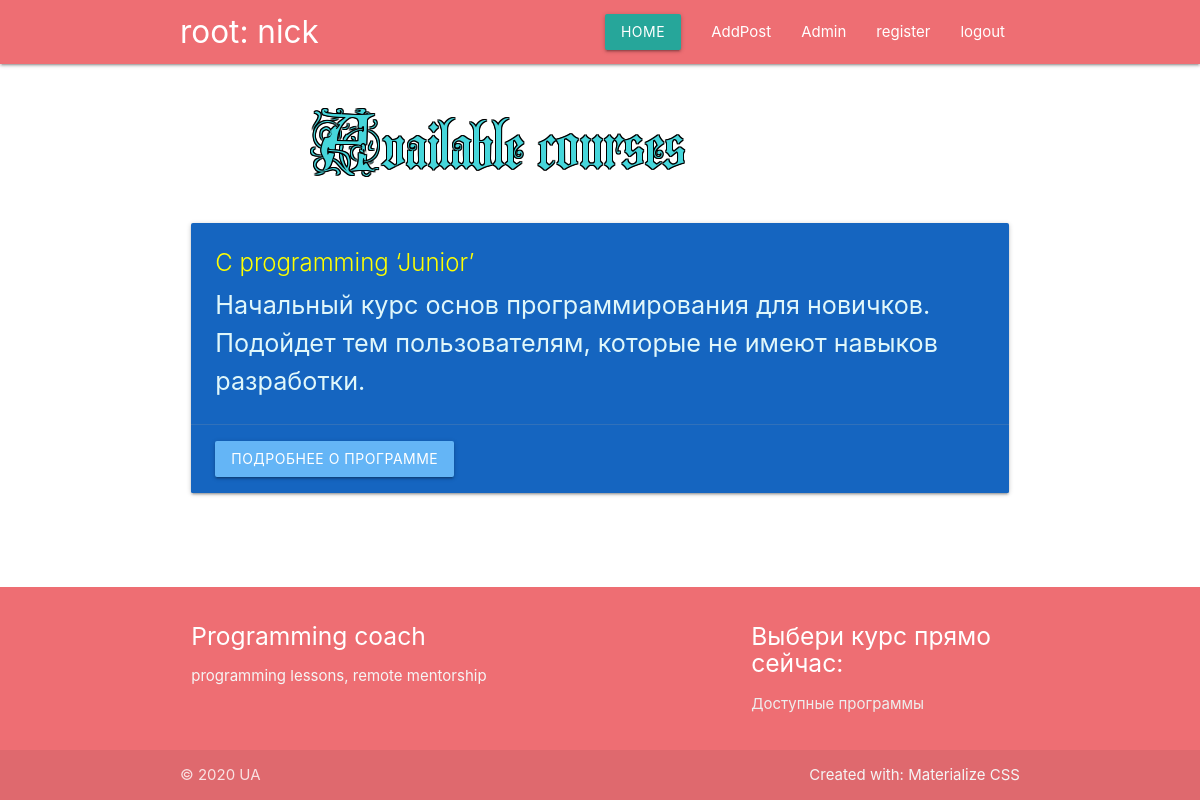
/blog (signed in), run on the app's committed database.
### landing/models.py (models this page shows, shortened)
class User (db.Model, UserMixin):
    id = db.Column(db.Integer, primary_key=True)
    login = db.Column(db.String(128), nullable=False, unique=True)
    password = db.Column(db.String(255), nullable=False)

class Tag(db.Model):
    id = db.Column(db.Integer, primary_key=True)
    text = db.Column(db.String(32), nullable=False)
    message_id = db.Column(db.Integer, db.ForeignKey('message.id'), nullable=False)
    message = db.relationship('Message', backref=db.backref('tags', lazy=True))

class Message(db.Model):
    id = db.Column(db.Integer, primary_key=True)
    text = db.Column(db.String(1024), nullable=False)
    details = db.Column(db.String(1024), nullable=False)

### landing/routes.py (the view)
@app.route('/blog', methods=['GET'])
def blog():
    try:
        uname = current_user.login
    except:
        uname = False
    return render_template('blog.html', messages=list(reversed(Message.query.all())), curusr=uname)

### landing/models.py (called while the page is built)
@manager.user_loader
def load_user(user_id):
    return User.query.get(user_id)

### landing/routes.py (called while the page is built)
@app.after_request
def redirect_to_signin(response):
    if response.status_code == 401:
        return redirect(url_for('login_page') + '?next=' + request.url)
    return response

### landing/templates/blog.html (shortened to what this page needs)
{% extends "index.html" %}
{% block blog %}
<div class="container">
    <div class="container">
        <h1><img class="responsive-img" src="{{ url_for('static', filename='images/AvailableCourses.png')}}"></h1>
    </div>
    {% for message in messages %}
    <div class="row" id="{{ message.id }}">
        <div class="col s12 m12 l12">
          <div class="card blue darken-3">
            <div class="card-content white-text">
                {% for tag in message.tags %}
              <span class="card-title yellow-text text-accent-2">{{ tag.text }}</span>
                {% endfor %}
              <p class="flow-text cyan-text text-lighten-5">{{ message.text }}</p>
            </div>
            <div class="card-action">
                <a class="waves-effect waves-light btn blue lighten-2" href="{{ url_for('view_post', id=message.id-1) }}">Подробнее о программе</a>
            </div>
          </div>
        </div>
    </div>
    {% endfor %}
</div>
{% endblock %}

### landing/templates/index.html (shortened to what this page needs)
<!DOCTYPE html>
<html lang="en">
<head>
    <link rel="stylesheet" href="https://cdnjs.cloudflare.com/ajax/libs/materialize/1.0.0/css/materialize.min.css">
    <link rel="stylesheet" href="{{ url_for('static', filename='css/styles.css') }}">
</head>
<body>
<header>
    <nav class="sidenav-trigger">
        <div class="nav-wrapper">
            <div class="container">
                {% if curusr %}
                    <a href="/" class="brand-logo">root: {{ curusr }}</a>
                {% else %}
                    <a href="{{ url_for('home') }}" class="brand-logo"><img style="margin-top: 5%;" src="{{ url_for('static', filename='images/logoQA.png')}}"></a>
                {% endif %}
            </div>
            <div class="container">
                <ul class="right hide-on-med-and-down">
                    {% if messages %}
                    <li><a class="waves-effect waves-light btn" href="{{ url_for('home') }}">Home</a></li>
                    {% else %}
                    <li><a class="waves-effect waves-light btn" href="{{ url_for('blog') }}">Courses</a></li>
                    {% endif %}
                    {% if curusr %}
                    <li><a href="{{ url_for('main') }}">AddPost</a></li>
                    <li><a href="/admin">Admin</a></li>
                    <li><a href="/register">register</a></li>
                    <li><a href="/logout">logout</a></li>
                    {% endif %}
                </ul>
            </div>
        </div>
    </nav>
</header>
<main>
{% block blog %}{% endblock %}
</main>
<footer class="page-footer">
          <div class="container">
            <div class="row">
              <div class="col l6 s12">
                <h5 class="white-text">Programming coach</h5>
                <p class="grey-text text-lighten-4">programming lessons, remote mentorship</p>
              </div>
              <div class="col l4 offset-l2 s12">
                <h5 class="white-text">Выбери курс прямо сейчас:</h5>
                <ul>
                  <li><a class="grey-text text-lighten-3" href="{{ url_for('blog') }}">Доступные программы</a></li>
                </ul>
              </div>
            </div>
          </div>
          <div class="footer-copyright">
            <div class="container">
            © 2020 UA
            <a class="grey-text text-lighten-4 right" href="https://materializecss.com/">Created with: Materialize CSS</a>
            </div>
          </div>
 </footer>
</body>
</html>

### landing/templates/blog.html (style rules this page uses)
body { display: flex; min-height: 100vh; flex-direction: column; }
main { flex: 1 0 auto; }

### data on the page
User: login "nick"
Message: text "Начальный курс основ программирования для новичков. Подойдет тем пользователям, которые не имеют навыков разработки."
Tag: text "С programming ‘Junior’"
